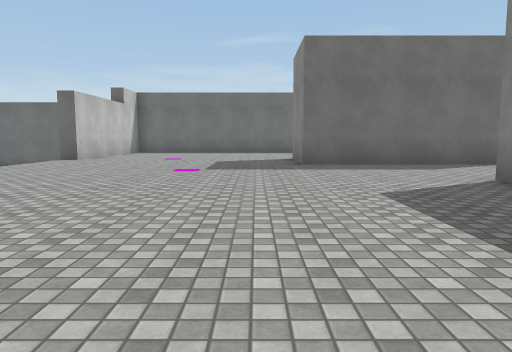
View 1 (above)

18 first-person views from a walk through a 3-D level made in the Unity game engine. The camera is 1.3 m above the floor, tilts 6° down and sees 70° across. The floor is counted in squares, 2 m on a side. Each view is taken from the middle of a square. On the plan, view 1 faces up. The plan holds only what a view shows up to about 11 squares ahead; the rest is blank. The place goes on beyond the plan. The player is left out. Surface patterns are stand-ins for the level's own textures.

View 2
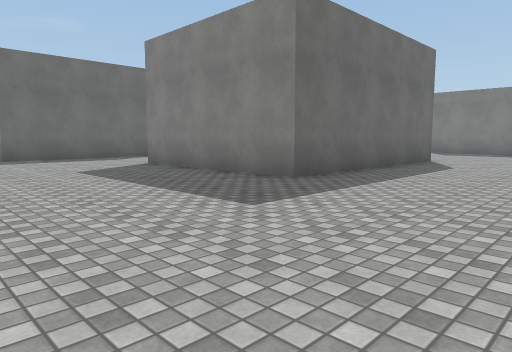

View 3
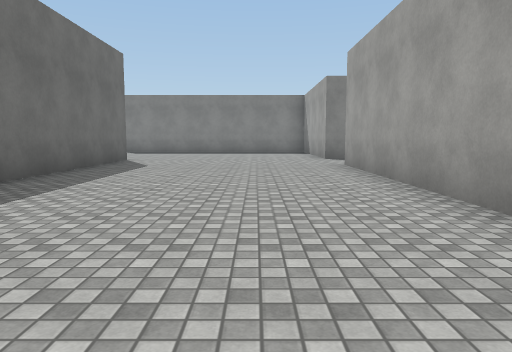

View 4
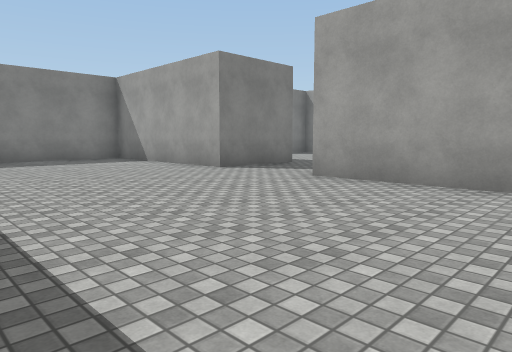

View 5
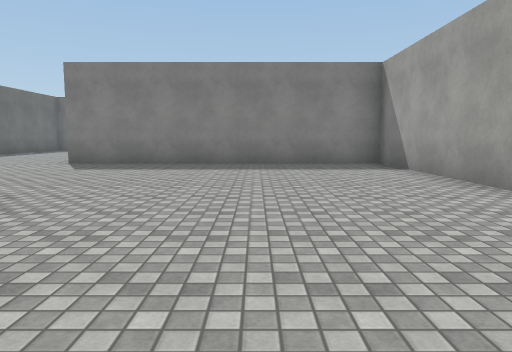

View 6
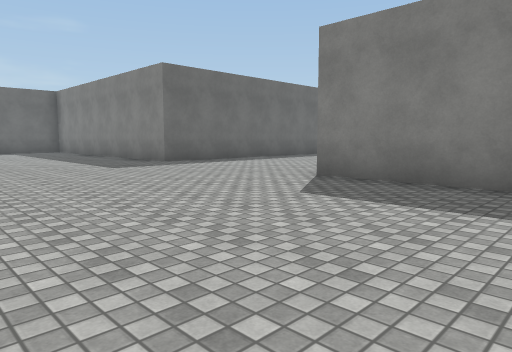

View 7
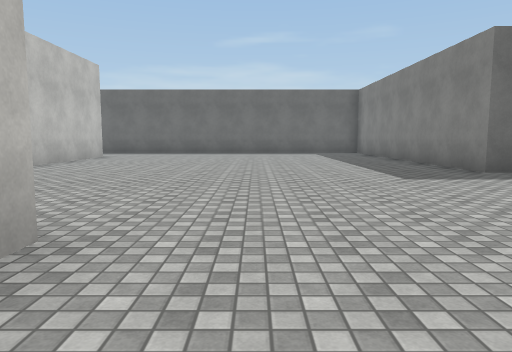

View 8
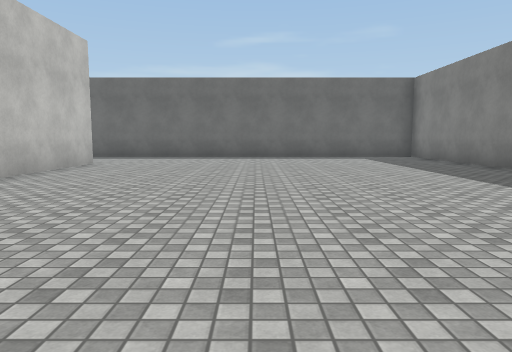

View 9
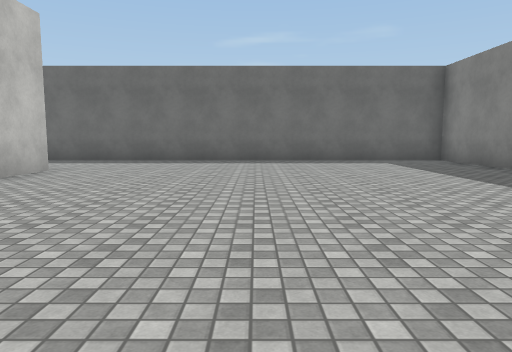

View 10
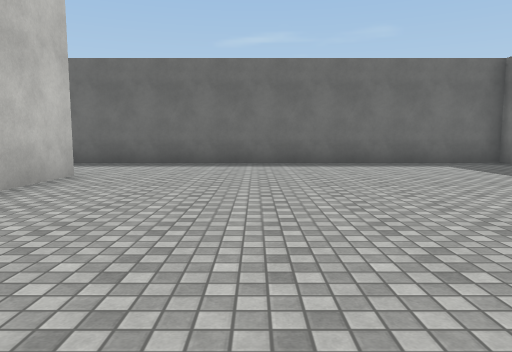

View 11
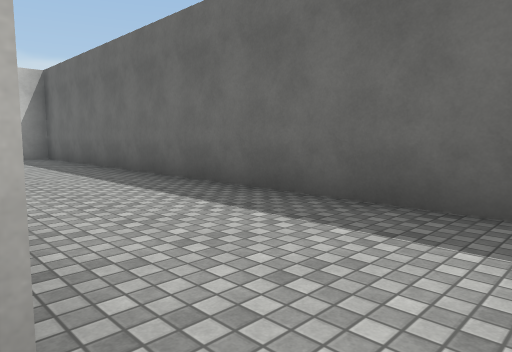

View 12
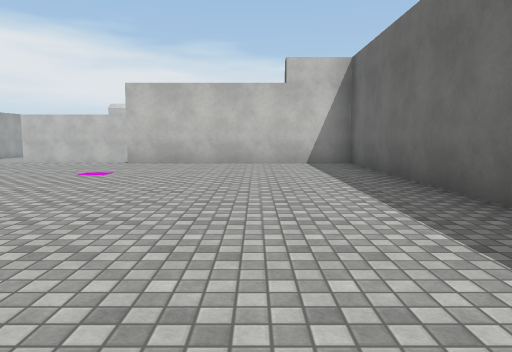

View 13
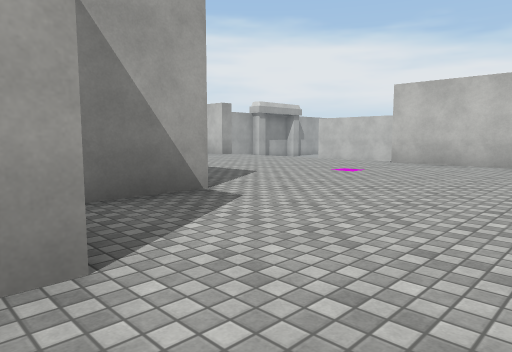

View 14
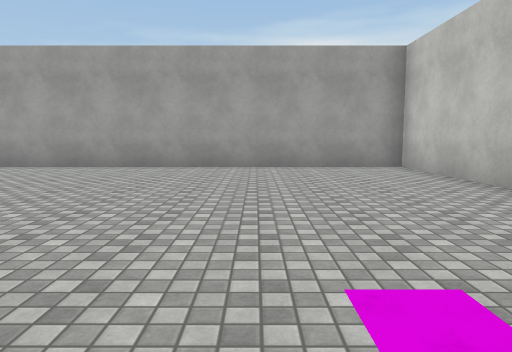

View 15
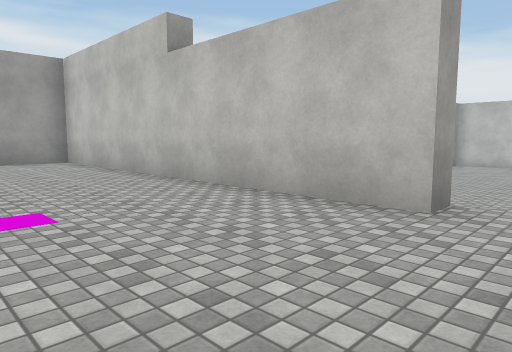

View 16
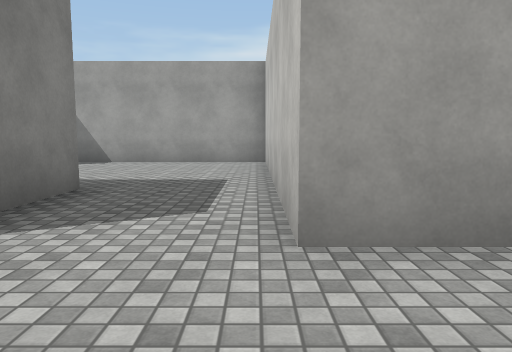

View 17
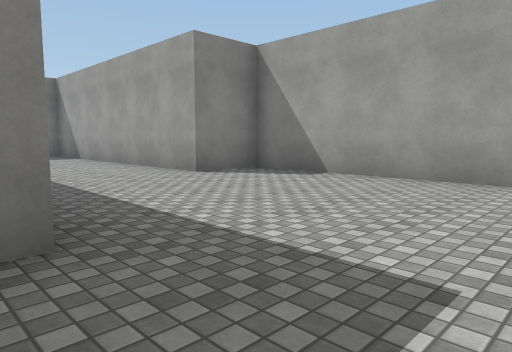

View 18
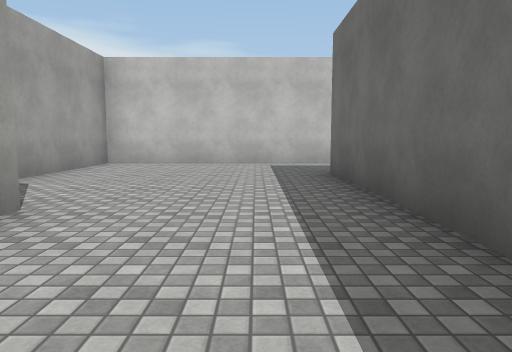

### Floor plan
Points are (right, up) in squares from view 1. A wall is a line through its corners. A room is listed if a view was taken in it or the views show most of it. See-through windows are left out.
Room 1 (views 1, 2, 3, 4, 5, 6, 7, 8, 9, 10, 11, 12, 13, 14, 15, 16, 17, 18)
walls: (9.8, 0.7) (3.6, 0.7) (3.6, 5.5); (5.9, 8.7) (1.1, 8.7) (1.1, 10.9); (1, 11.3) (2.8, 11.3); (5.9, 13.4) (5.9, 9.4); (3.3, 13.3) (3.8, 13.3); (17, 7.7) (15.3, 7.7) (15.3, 16.4) (-5.3, 16.4) (-5.3, 10.7) (-5.8, 10.7); (-5.9, 3.9) (-5.3, 3.9) (-5.3, -5.1) (7.7, -5.1) (7.7, -12.8) (13.7, -12.8) (13.7, -11.1) (18.5, -11.1); (15.1, -7.6) (10.2, -7.6) (10.2, -5.1) (15.3, -5.1) (15.3, 2.8)

Positions as (right, up) in squares from view 1, and headings:
1: (0, 0), facing up
2: (-1, -3), facing up-right
3: (-1, -3), facing right
4: (4, 0), facing down-right
5: (6, -2), facing right
6: (10, -1), facing up-right
7: (11, 1), facing up
8: (10, 4), facing up
9: (10, 6), facing up
10: (9, 7), facing up
11: (7, 13), facing up-left
12: (4, 14), facing left
13: (4, 15), facing down-left
14: (-2, 3), facing down
15: (-2, 5), facing down-left
16: (8, -3), facing down
17: (8, -7), facing down-right
18: (17, -9), facing left
